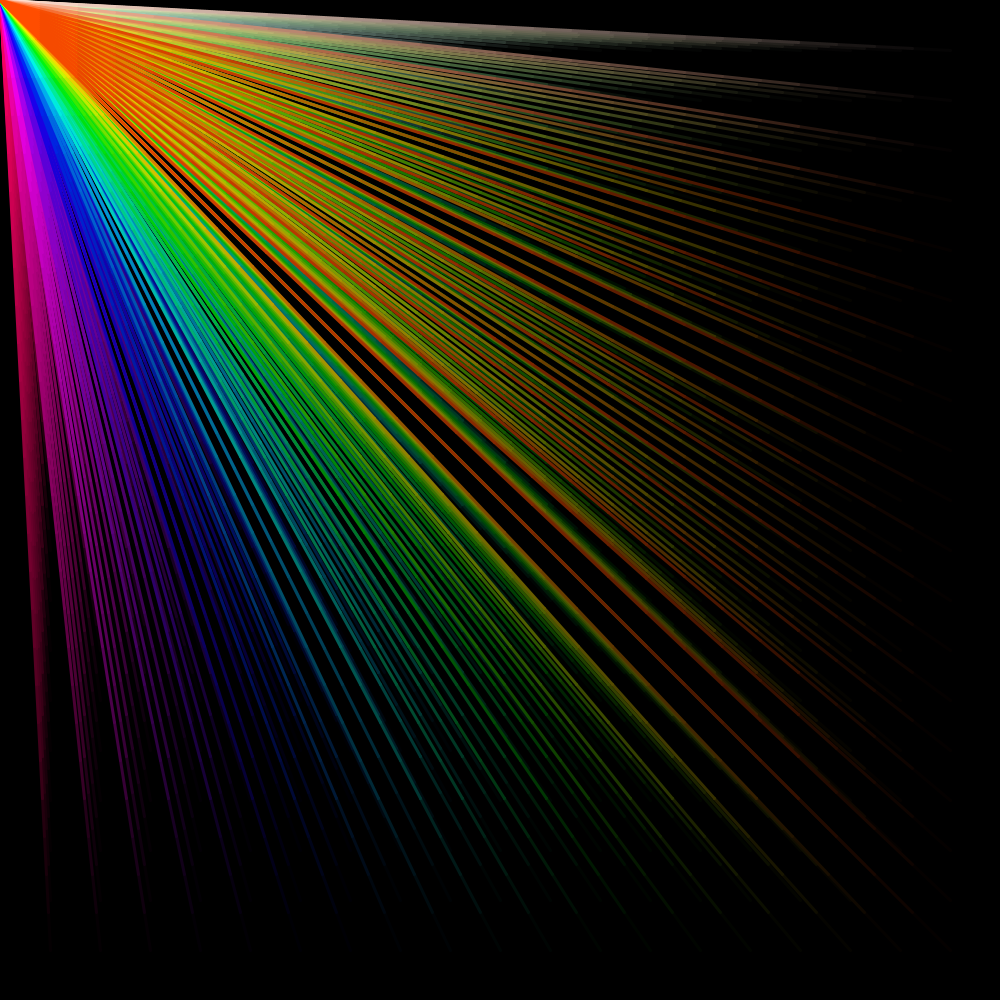
Frame 1 (no input)
Frame 60 (the mouse pressed at the canvas centre just before this capture): identical to frame 1, image omitted
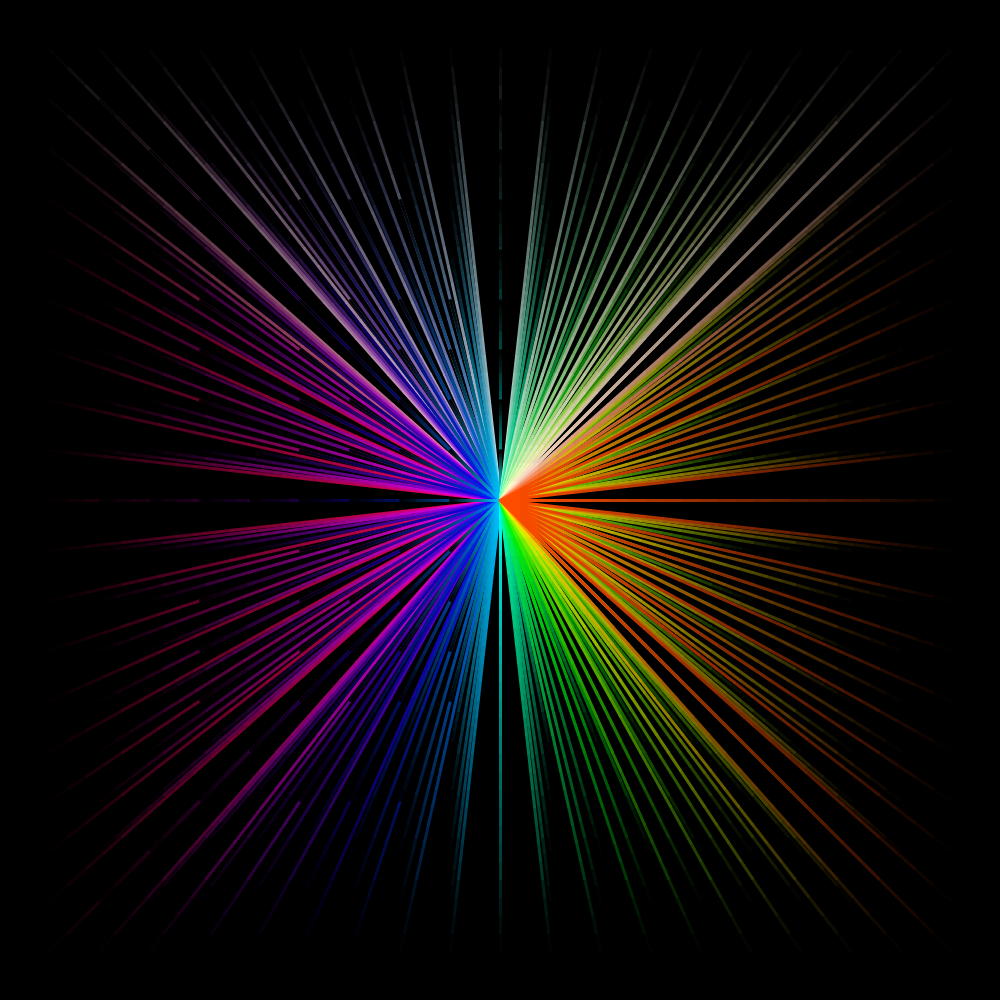
Frame 120 (the mouse held since frame 60 and released just before this capture)

The Processing sketch that drew these frames (run headless with seeded random() and noise(); from frame 60 on, the mouse is pressed at the canvas centre):

// Processing sketch: processing_160145
// ── processing_160145.pde

void setup(){
  size(1000, 1000);
  colorMode(HSB);
  background(0);
  //frameRate(4);
}

void draw(){
  background(0);
  strokeWeight(3);
  int x = 50;
  int y = 50;
  
  
  while(x < 1000){
    while(y < 1000){
      stroke(250-x/4, y/(500/255), 5);
      line(x, y, x + (mouseX-x)/25, y + (mouseY-y)/25);
      stroke(250-x/4, y/(500/255), 15);
      line(x + (mouseX-x)/25, y + (mouseY-y)/25, x + 2*(mouseX-x)/25, y + 2*(mouseY-y)/25);
      stroke(250-x/4, y/(500/255), 25);
      line(x + 2*(mouseX-x)/25, y + 2*(mouseY-y)/25, x + 3*(mouseX-x)/25, y + 3*(mouseY-y)/25);
      stroke(250-x/4, y/(500/255), 35);
      line(x + 3*(mouseX-x)/25, y + 3*(mouseY-y)/25, x + 4*(mouseX-x)/25, y + 4*(mouseY-y)/25);
      stroke(250-x/4, y/(500/255), 45);
      line(x + 4*(mouseX-x)/25, y + 4*(mouseY-y)/25, x + 4*(mouseX-x)/25, y + 4*(mouseY-y)/25);
      stroke(250-x/4, y/(500/255), 55);
      line(x + 4*(mouseX-x)/25, y + 4*(mouseY-y)/25, x + 5*(mouseX-x)/25, y + 5*(mouseY-y)/25);
      stroke(250-x/4, y/(500/255), 65);
      line(x + 5*(mouseX-x)/25, y + 5*(mouseY-y)/25, x + 6*(mouseX-x)/25, y + 6*(mouseY-y)/25);
      stroke(250-x/4, y/(500/255), 75);
      line(x + 6*(mouseX-x)/25, y + 6*(mouseY-y)/25, x + 7*(mouseX-x)/25, y + 7*(mouseY-y)/25);
      stroke(250-x/4, y/(500/255), 85);
      line(x + 7*(mouseX-x)/25, y + 7*(mouseY-y)/25, x + 8*(mouseX-x)/25, y + 8*(mouseY-y)/25);
      stroke(250-x/4, y/(500/255), 95);
      line(x + 8*(mouseX-x)/25, y + 8*(mouseY-y)/25, x + 9*(mouseX-x)/25, y + 9*(mouseY-y)/25);
      stroke(250-x/4, y/(500/255), 105);
      line(x + 9*(mouseX-x)/25, y + 9*(mouseY-y)/25, x + 10*(mouseX-x)/25, y + 10*(mouseY-y)/25);
      stroke(250-x/4, y/(500/255), 115);
      line(x + 10*(mouseX-x)/25, y + 10*(mouseY-y)/25, x + 11*(mouseX-x)/25, y + 11*(mouseY-y)/25);
      stroke(250-x/4, y/(500/255), 125);
      line(x + 11*(mouseX-x)/25, y + 11*(mouseY-y)/25, x + 12*(mouseX-x)/25, y + 12*(mouseY-y)/25);
      stroke(250-x/4, y/(500/255), 135);
      line(x + 12*(mouseX-x)/25, y + 12*(mouseY-y)/25, x + 13*(mouseX-x)/25, y + 13*(mouseY-y)/25);
      stroke(250-x/4, y/(500/255), 145);
      line(x + 13*(mouseX-x)/25, y + 13*(mouseY-y)/25, x + 14*(mouseX-x)/25, y + 14*(mouseY-y)/25);
      stroke(250-x/4, y/(500/255), 155);
      line(x + 14*(mouseX-x)/25, y + 14*(mouseY-y)/25, x + 15*(mouseX-x)/25, y + 15*(mouseY-y)/25);
      stroke(250-x/4, y/(500/255), 165);
      line(x + 15*(mouseX-x)/25, y + 15*(mouseY-y)/25, x + 16*(mouseX-x)/25, y + 16*(mouseY-y)/25);
      stroke(250-x/4, y/(500/255), 175);
      line(x + 16*(mouseX-x)/25, y + 16*(mouseY-y)/25, x + 17*(mouseX-x)/25, y + 17*(mouseY-y)/25);
      stroke(250-x/4, y/(500/255), 185);
      line(x + 17*(mouseX-x)/25, y + 17*(mouseY-y)/25, x + 18*(mouseX-x)/25, y + 18*(mouseY-y)/25);
      stroke(250-x/4, y/(500/255), 195);
      line(x + 18*(mouseX-x)/25, y + 18*(mouseY-y)/25, x + 19*(mouseX-x)/25, y + 19*(mouseY-y)/25);
      stroke(250-x/4, y/(500/255), 205);
      line(x + 19*(mouseX-x)/25, y + 19*(mouseY-y)/25, x + 20*(mouseX-x)/25, y + 20*(mouseY-y)/25);
      stroke(250-x/4, y/(500/255), 215);
      line(x + 20*(mouseX-x)/25, y + 20*(mouseY-y)/25, x + 21*(mouseX-x)/25, y + 21*(mouseY-y)/25);
      stroke(250-x/4, y/(500/255), 225);
      line(x + 21*(mouseX-x)/25, y + 21*(mouseY-y)/25, x + 22*(mouseX-x)/25, y + 22*(mouseY-y)/25);
      stroke(250-x/4, y/(500/255), 235);
      line(x + 22*(mouseX-x)/25, y + 22*(mouseY-y)/25, x + 23*(mouseX-x)/25, y + 23*(mouseY-y)/25);
      stroke(250-x/4, y/(500/255), 245);
      line(x + 23*(mouseX-x)/25, y + 23*(mouseY-y)/25, x + 24*(mouseX-x)/25, y + 24*(mouseY-y)/25);
      stroke(250-x/4, y/(500/255), 255);
      line(x + 24*(mouseX-x)/25, y + 24*(mouseY-y)/25, mouseX, mouseY);
      y = y + 50;
    }
    x = x + 50;
    y = 50;
  }
}
